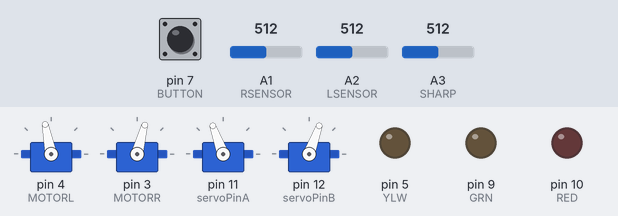
Bench run of a sketch on a simulated Arduino Uno, built with avr-gcc and run on an emulated ATmega328P. Shown: 4 × servo, output pins drawn as LEDs (lit = HIGH). Inputs (shaded band) come from the test bench; at power-on: A1 (RSENSOR) = 512, A3 (SHARP) = 512, A2 (LSENSOR) = 512, pin 7 (BUTTON) HIGH. What the sketch prints to the serial monitor is not drawn.

Above: at 10.9 s.
11.0 s: A1 (RSENSOR) set to 306
17.1 s: A3 (SHARP) set to 306
At 22.8 s:
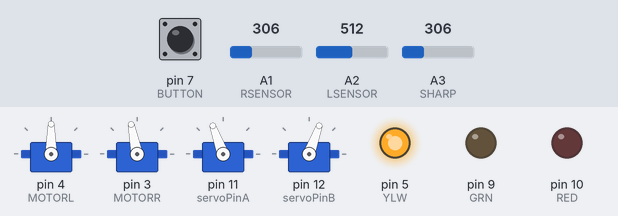
23.2 s: A2 (LSENSOR) set to 122
At 24.0 s:
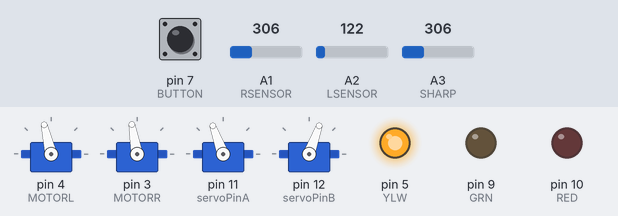
29.3 s: A3 (SHARP) set to 375
35.4 s: A3 (SHARP) set to 404
At 36.2 s:
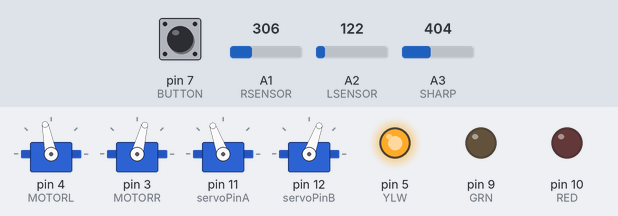
41.5 s: A1 (RSENSOR) set to 505
50.9 s: A1 (RSENSOR) set to 519
At 62.1 s:
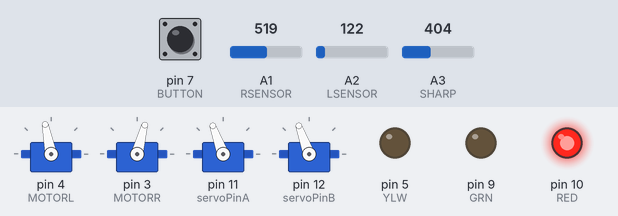
Timing chart, 0 to 64.6 s (numbered marks = the images above; inputs shaded):
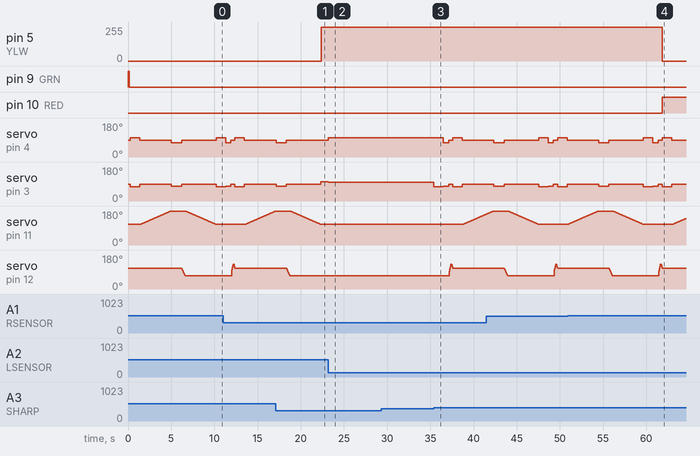

The sketch:

Stage2.ino
```cpp
#include <Servo.h>

 // Declare servo objects for the motors
Servo leftWheel;
Servo rightWheel;

// Declare servo objects for the motors
Servo myServoA;
Servo myServoB;

// Pins assignments
int RED = 10;       // red LED pin
int GRN = 9;        // green LED pin
int YLW = 5;        // yellow LED pin
int BUTTON = 7;     // button pin
int servoPinA = 11; //ServoA
int servoPinB = 12; //servoB

int SHARP = A3;     // sharp range sensor on analog pin 3
int LSENSOR = A2;   // left line sensor on analog pin 1
int RSENSOR = A1;   // right line sensor on analog pin 2

// Integers
int lSensor = 0;     // left sensor value
int rSensor = 0;     // right sensor value
int rangeSensor = 0;
int rangeSensorMv = 0;
int MOTORL = 4;    // left motor signal pin
int MOTORR = 3;    // right motor signal pin
int lasterror = 0;
int button = 0;
int myAngleA1 = 180;    // servo angle 1
int myAngleA2 = 110;    // servo angle 2
int posA;

int bucketAngleA1 = 130; // Servo angle Max
int bucketAngleA2 = 110;   // Servo angle Min
int posB = bucketAngleA2; //position of servo
int state = 1; //status of loading


float stopPulse = 145.5;   // stop pulse for motors (nominal = 150)
float Delta = 13;
float turndelta = 26;
int minDelta = 2;
float forOffset = 0.8;    // offset, slows right wheel
float kp = 0.0047;
float kd = 0.004;
float ki = 0;
float integral;


int THRESHOLD = 1500;

// Program setup
void setup() {

  // Set state of LED pins
  pinMode(GRN, OUTPUT);
  pinMode(YLW, OUTPUT);
  pinMode(RED, OUTPUT);

  // Set state of button pin
  pinMode(BUTTON, INPUT);

  // Set state of range sensor pin
  pinMode(SHARP, INPUT);

  // Set line following sensor pins as inputs
  pinMode(LSENSOR, INPUT);
  pinMode(RSENSOR, INPUT);

  //Attatch the motor pins to the servo objects
  leftWheel.attach(MOTORL);
  rightWheel.attach(MOTORR);
  runMotors(0,0);       // stop the motors

   // Set state of button pin
  pinMode(BUTTON, INPUT);

  // Setup servo motor
  myServoA.write(110);         // servo A starting position
  myServoA.attach(servoPinA);   // attaches the servo to the servo object
  myServoB.write(posB);
  myServoB.attach(servoPinB);

  // Start serial communication and set baud rate
  Serial.begin(9600);

} // end of setup
void loop() {
do{
  flashLED(GRN);
 }while(digitalRead(BUTTON)== LOW);
  do{
    // Read the sensor value
  lSensor = analogRead(LSENSOR);
  rSensor = analogRead(RSENSOR);

  // Read the range sensor value
  rangeSensor = analogRead(SHARP);
  // Map the values into millivolts (assuming 3300 mV reference voltage)
  rangeSensorMv = map(rangeSensor,0,1023,0,3300);

  // Map the values into millivolts (assuming 3000 mV reference voltage)
  lSensor = map(lSensor,0,1023,0,3000);
  rSensor = map(rSensor,0,1023,0,3000);


  float deltaR;
  float deltaL;
  float error = lSensor -rSensor;
  integral += error;
  float offset = error*kp+integral*ki+(error-lasterror)*kd;
  Serial.println(posA);


if (-100<error<100)
  {
    integral = 0;
  }
if (rangeSensorMv > 1200 && state == 1)
  {
    runMotors(0,0);
    runMotors( Delta-turndelta-forOffset, Delta );
    delay(1100);
    runMotors(0,0);
    delay(100);


    for( posA = myServoA.read() ; posA <= myAngleA1; posA ++){
    myServoA.write(posA);
    delay(50);
    }

    runMotors(-13+forOffset, -13);
    delay(1200);
    runMotors(0,0);

    for (posB = myServoB.read(); posB >= 70; posB --) {
    myServoB.write(posB);
    delay(10);
     }

    for (posA = myAngleA1; posA >= myAngleA2; posA --) {
    myServoA.write(posA);
    delay(50);
    Serial.println(posA);
        }
  state = 0;
  }
  else if(rangeSensorMv > 1250 && state == 0)
  {
    runMotors(0,0);
    runMotors( Delta-turndelta-forOffset, Delta );
    delay(1100);
    runMotors(0,0);

    runMotors(-13+forOffset, -13);
    delay(600);
    runMotors(0,0);
    delay(100);
    for (posB = 95; posB <= bucketAngleA1; posB ++) {
    myServoB.write(posB);
    delay(5);
  }

  delay(100);
  for (posB = bucketAngleA1; posB >= bucketAngleA2; posB --) {
    myServoB.write(posB);
    delay(5);

    }
    state = 1;
  }

  if(error > 0){

  deltaR = Delta;
  deltaL = Delta + offset - forOffset;

  runMotors(deltaL, deltaR);

  }
  else if (error < 0)
  {
  deltaR = Delta - offset;
  deltaL = Delta - forOffset;

  runMotors(deltaL, deltaR);
  }

  if(lSensor > THRESHOLD  && rSensor < THRESHOLD )
  {
    turnOnLED(YLW);
    runMotors(Delta, minDelta);
  }

  else if(rSensor > THRESHOLD && lSensor < THRESHOLD)
  {
    turnOnLED(RED);
    runMotors(minDelta, Delta);
}
  lasterror = error;

  }while(1);


} // end of program loop

// Subroutines

// Turn on a single LED and turn others off
void turnOnLED(int COLOUR)
{
  digitalWrite(GRN, LOW);
  digitalWrite(YLW, LOW);
  digitalWrite(RED, LOW);
  digitalWrite(COLOUR, HIGH);
}

// Flash a single LED and turn others off
void flashLED(int COLOUR)
{
  digitalWrite(COLOUR, HIGH);
  delay(125);
  digitalWrite(GRN, LOW);
  digitalWrite(YLW, LOW);
  digitalWrite(RED, LOW);
  delay(125);
}
void runMotors(float deltaL, float deltaR)
{
  float pulseL = (stopPulse + deltaL)*10;   // calculate length of pulse
  float pulseR = (stopPulse + deltaR)*10;   // calculate length of pulse
  leftWheel.writeMicroseconds(pulseR);    // send pulse in microseconds
  rightWheel.writeMicroseconds(pulseL);   // send pulse in microseconds
}
```

Measured:
- the behaviour switches between 387 and 388 on A3 (SHARP) (found by bisection; images 2 and 3)
- the behaviour switches between 511 and 512 on A1 (RSENSOR) (found by bisection; images 3 and 4)
- after the input at 17.1 s, pin 5 (YLW): 0/255 → 255/255 after 5.3 s
- after the input at 23.2 s, servo on pin 4 (MOTORL): 90° → 103° at once; servo on pin 3 (MOTORR): 101° → 100° at once
- after the input at 35.4 s, servo on pin 4 (MOTORL): 103° → 101° at once, → 76° 1.1 s later, → 88° 0.60 s later, → 101° 0.49 s later, … (5 changes in this stretch); servo on pin 3 (MOTORR): 100° → 75° at once, → 77° 1.1 s later, → 88° 0.60 s later, → 75° 0.49 s later, … (5 changes in this stretch)
- after the input at 50.9 s, pin 5 (YLW): 255/255 → 0/255 after 11.0 s; pin 10 (RED): LOW → HIGH after 11.0 s
- by itself, servo on pin 11 (servoPinA): rises from 110° to 180° in 3.5 s, then falls to 110° in 5.2 s
